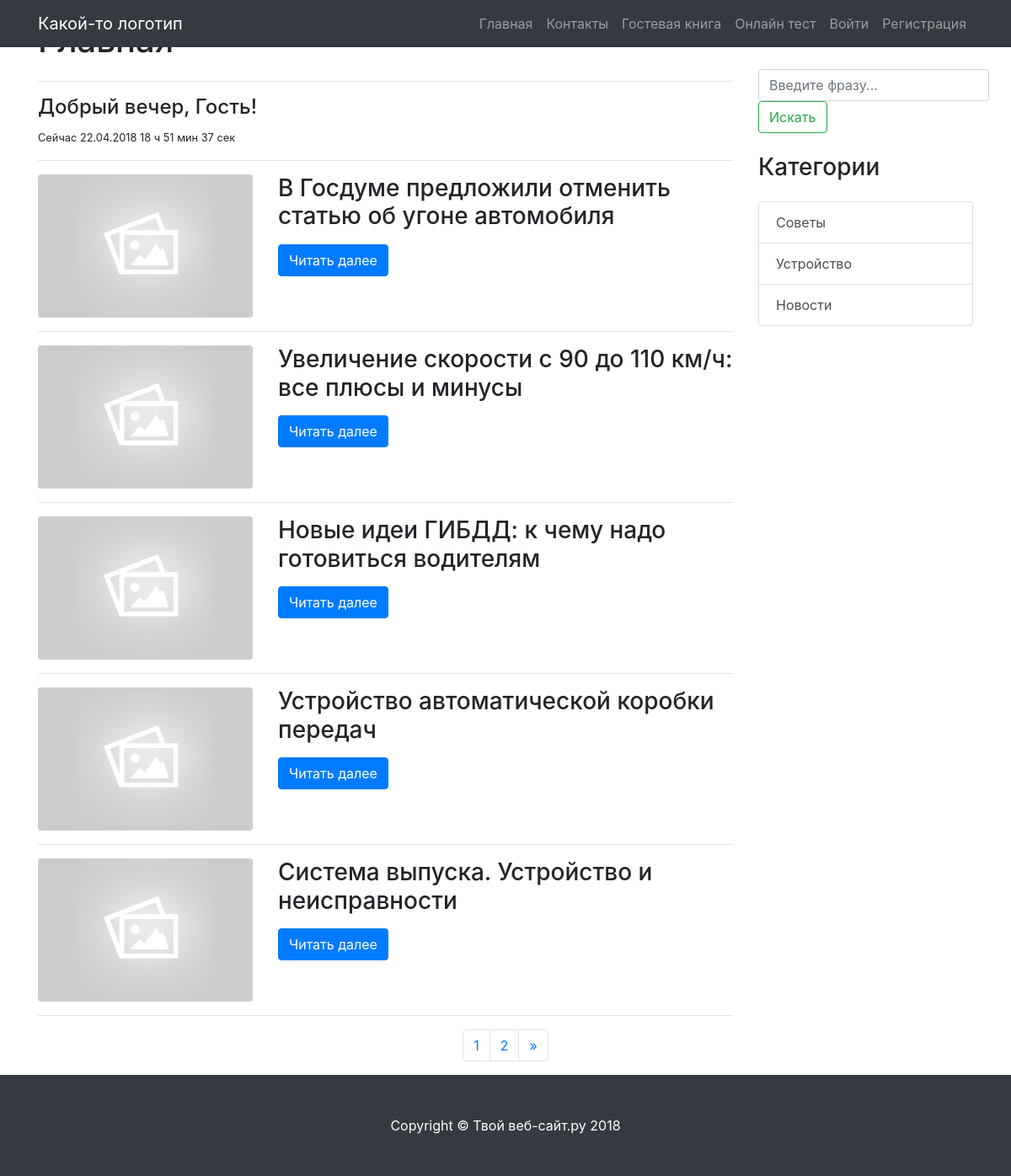
The page / on the database its author committed.
### tables this page shows
CREATE TABLE `articles` (
  `id` int(11) UNSIGNED NOT NULL,
  `title` varchar(255) NOT NULL,
  `alias` varchar(255) NOT NULL,
  `image` varchar(255) NOT NULL DEFAULT 'default.jpg',
  `introxext` varchar(500) NOT NULL,
  `category_id` int(11) NOT NULL,
  `full_text` text NOT NULL,
  `created_date` int(11) NOT NULL,
  `update_date` int(11) NOT NULL,
  `user_id` int(11) NOT NULL DEFAULT '1'
);

CREATE TABLE `categories` (
  `cat_id` int(11) UNSIGNED NOT NULL,
  `name` varchar(255) NOT NULL,
  `description` text NOT NULL
);

### settings.php (called while the page is built, shortened)
<?php
include 'functions.php';
$hour = strftime('%H');
$date = strftime('%d.%m.%Y %H ч %M мин %S сек');
if ($hour > 0 and $hour < 6):
    $welcome = "Доброй ночи";
elseif ($hour >= 6 and $hour < 12):
    $welcome = "Доброе утро";
elseif ($hour >= 12 and $hour < 18):
    $welcome = "Добрый день";
elseif ($hour >= 18 and $hour < 24):
    $welcome =  "Добрый вечер";
endif;
$itemOnPage = 5;
$articles = getAllArticles();
$categories = getAllCategories();
$mainMenu = [
    'Главная' => SITE_URL,
    'Контакты' => '#',
    'Гостевая книга' => '/guestbook/',
    'Онлайн тест' => '/test/',
];

### functions.php (called while the page is built, shortened)
<?php
$link = mysqli_connect('localhost', 'root', '', 'blog');
function getArticles($page, $itemOnPage){
	global $link;
    $startPage = ($page * $itemOnPage) - $itemOnPage;
    $sql = 'SELECT * FROM articles ORDER BY id DESC LIMIT ' . $startPage . ', ' . $itemOnPage ;
	$res = mysqli_query($link, $sql);
    if($res) {
        $rows = mysqli_fetch_all($res, MYSQLI_ASSOC);
        return $rows;
    }else{
        echo 'Ой, что - то пошло не так!';
    }
}
function getAllArticles(){
	global $link;
    $sql = 'SELECT * FROM articles ORDER BY id DESC';
	$res = mysqli_query($link, $sql);
    if($res) {
        $rows = mysqli_fetch_all($res, MYSQLI_ASSOC);
        return $rows;
    }else{
        echo 'Ой, что - то пошло не так!';
    }
}
function getAllCategories(){
    global $link;
    $sql = 'SELECT * FROM categories';
    $res = mysqli_query($link, $sql);
    if($res) {
        $rows = mysqli_fetch_all($res, MYSQLI_ASSOC);
        return $rows;
    }else{
        echo 'Ой, что - то пошло не так!';
    }
}
function isLogin(){
    if($_SESSION['USER_LOGGED_IN'] == 1) return true;
    else return false;
}

### index.php (the view, shortened to what this page needs)
<? include 'settings.php';
    if (isset($_GET['page'])){
        $page = $_GET['page'];
    }else $page = 1;
    $articles = getArticles($page, $itemOnPage);
?>
<!DOCTYPE html>
<html lang="ru">
<head>
    <? include_once 'includes/head.php'; ?>
</head>
<body>
<?php include_once 'includes/header.php'; ?>
<div class="container">
    <div class="row">
        <div class="col-md-9">
            <h1 class="my-4">Главная
            </h1>
            <hr>
            <h4><?= $welcome ?>, Гость!</h4>
            <small>Cейчас <?= $date?></small>
            <hr>
			<?php foreach($articles as $row): ?>
			<div class="row">
                <div class="col-md-4">
                    <a href="#">
                        <img class="img-fluid rounded mb-3 mb-md-0" src="upload/images/<?=$row['image'];?>" alt="">
                    </a>
                </div>
                <div class="col-md-8">
                    <h3><?=$row['title'];?></h3>
                    <a class="btn btn-primary" href="/article.php?id=<?=$row['id'];?>">Читать далее</a>
                </div>
            </div>
			<hr>
			<?php endforeach;?>
        </div>
        <?php include 'includes/sidebar.php' ?>
    </div>
    <?php
    include 'includes/pagination.php';
    ?>
</div>
<?php include 'includes/footer.php' ?>
</body>
</html>

### includes/head.php (shortened to what this page needs)
<link href="<?=SITE_URL?>vendor/bootstrap/css/bootstrap.min.css" rel="stylesheet">
<link href="<?=SITE_URL?>css/main.css" rel="stylesheet">
<link rel="stylesheet" href="https://stackpath.bootstrapcdn.com/font-awesome/4.7.0/css/font-awesome.min.css">

### includes/header.php
<nav class="navbar navbar-expand-lg navbar-dark bg-dark fixed-top">
  <div class="container">
    <a class="navbar-brand" href="<?=SITE_URL?>">Какой-то логотип</a>
    <div class="collapse navbar-collapse" id="navbarResponsive">
      <ul class="navbar-nav ml-auto">
          <? foreach($mainMenu as $name => $link): ?>
            <li class="nav-item">
              <a class="nav-link" href="<?=$link?>"><?=$name?></a>
            </li>
          <? endforeach;?>
          <?if(isLogin()):?>
              <li class="nav-item"><a class="nav-link" >Привет, <?=$_SESSION['USER_LOGIN']?></a></li>
              <li class="nav-item"><a href="<?=SITE_URL?>logout.php" class="nav-link" >Выйти</a></li>
                <?if(isAdmin()):?>
                  <li class="nav-item"><a href="<?=SITE_URL?>admin/" class="nav-link" >Админка</a></li>
                <?endif;?>
          <?else:?>
              <li class="nav-item"><a href="<?=SITE_URL?>login/" class="nav-link" >Войти</a></li>
              <li class="nav-item"><a href="<?=SITE_URL?>registration/" class="nav-link" >Регистрация</a></li>
          <?endif;?>
      </ul>
    </div>
  </div>
</nav>

### includes/sidebar.php
<div class="col-md-3">
    <h3 class="my-4">Поиск</h3>
    <div>
        <form class="form-inline" action="search.php">
            <input name="query" class="form-control mr-sm-2" type="search" placeholder="Введите фразу..." aria-label="Search">
            <button class="btn btn-outline-success my-2 my-sm-0" type="submit">Искать</button>
        </form>
    </div>
    <h3 class="my-4">Категории</h3>
    <div class="list-group">
        <? foreach ($categories as $category):?>
            <a href="category.php?cat_id=<?= $category['cat_id'] ?>" class="list-group-item list-group-item-action">
                <?= $category['name'] ?>
            </a>
        <? endforeach; ?>
    </div>
</div>

### includes/pagination.php (shortened to what this page needs)
<?
    if(isset($_GET['allPages'])){
        $allPage =$_GET['allPages'];
    }
    if(isset($_GET['pageNum'])){
        $pageNum =$_GET['pageNum'];
    }
?>
<ul class="pagination justify-content-center">
    <?php for($i = 1; $i<=$allPage; $i++) { ?>
        <li class="page-item">
            <a class="page-link" href="/index.php?page=<?=$i;?>"><?=$i;?></a>
        </li>
    <?php } ?>
    <?php if($pageNum < $allPage) { ?>
        <li class="page-item">
            <a class="page-link" href="/index.php?page=<?=$pageNum+1;?>" aria-label="Next">
                <span aria-hidden="true">&raquo;</span>
            </a>
        </li>
    <?php } ?>
</ul>

### includes/footer.php (shortened to what this page needs)
<footer class="py-5 bg-dark">
    <div class="container">
        <p class="m-0 text-center text-white">Copyright &copy; Твой веб-сайт.ру 2018</p>
    </div>
</footer>

### rows shown on the page
articles: image (placeholder picture), title "В Госдуме предложили отменить статью об угоне автомобиля"
articles: image (placeholder picture), title "Увеличение скорости с 90 до 110 км/ч: все плюсы и минусы"
articles: image (placeholder picture), title "Новые идеи ГИБДД: к чему надо готовиться водителям"
articles: image (placeholder picture), title "Устройство автоматической коробки передач"
articles: image (placeholder picture), title "Система выпуска. Устройство и неисправности"
categories: name "Советы"
categories: name "Устройство"
categories: name "Новости"

### other values the page prints
$name "Главная"
$name "Контакты"
$name "Гостевая книга"
$name "Онлайн тест"
$welcome "Добрый вечер"
$date "22.04.2018 18 ч 51 мин 37 сек"
